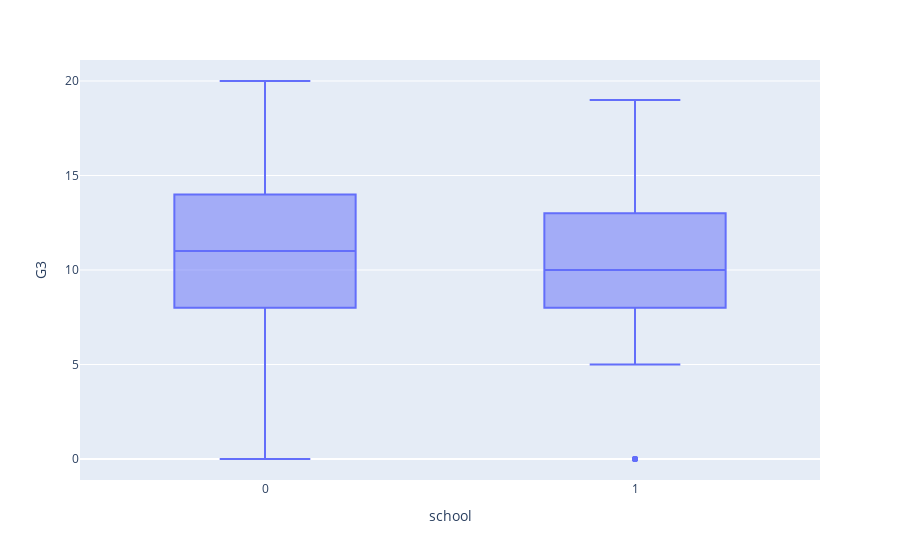

Source (notebook cell):
### Code cell
px.box(data, x='school', y='G3')

### Figure 1 — Plotly figure (JSON) as saved in the notebook; plotly's stock layout.template omitted (floating-point values rounded to 4 significant figures; data arrays with more than 128 entries replaced by an {"elided": "..."} marker saying what was removed)
{"data": [{"alignmentgroup": "True", "hovertemplate": "school=%{x}<br>G3=%{y}<extra></extra>", "legendgroup": "", "marker": {"color": "#636efa"}, "name": "", "notched": false, "offsetgroup": "", "orientation": "v", "showlegend": false, "type": "box", "x": {"elided": "395 int values"}, "x0": " ", "xaxis": "x", "y": {"elided": "395 int values"}, "y0": " ", "yaxis": "y"}], "layout": {"boxmode": "group", "legend": {"tracegroupgap": 0}, "margin": {"t": 60}, "xaxis": {"anchor": "y", "domain": [0, 1], "title": {"text": "school"}}, "yaxis": {"anchor": "x", "domain": [0, 1], "title": {"text": "G3"}}}}
